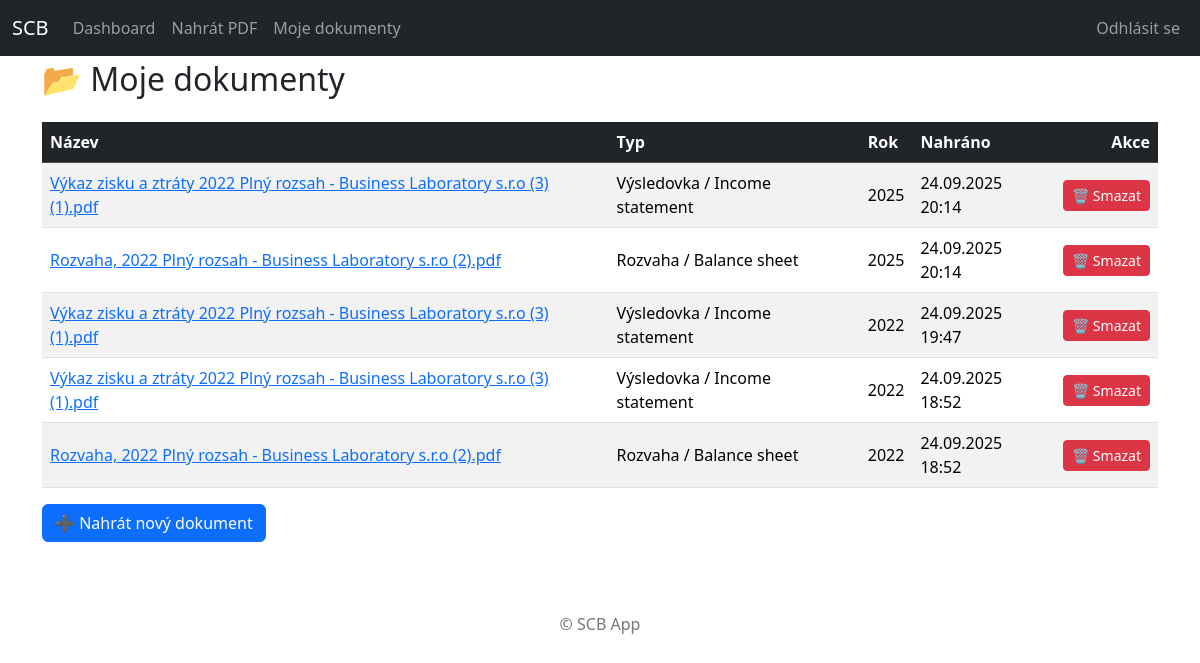
The app's page /ingestion/documents/ (signed in), older data.
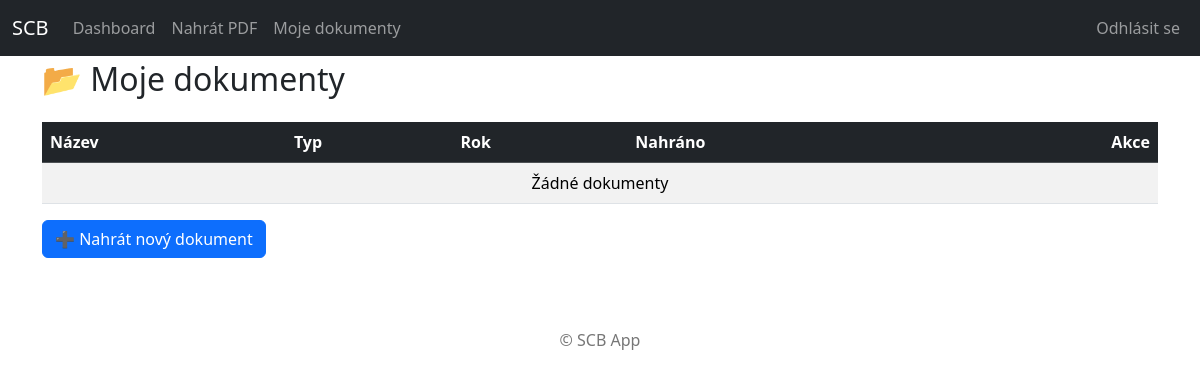
The same page, newer data.
### ingestion/models.py (models this page shows, shortened)
class Document(models.Model):
    DOC_TYPES = [
        ("balance", "Rozvaha / Balance sheet"),
        ("income", "Výsledovka / Income statement"),
    ]
    owner = models.ForeignKey(
        settings.AUTH_USER_MODEL,
        on_delete=models.CASCADE,
        related_name="documents",
    )
    file = models.FileField(upload_to="documents/%Y/%m/%d/")
    original_filename = models.CharField(max_length=255)
    uploaded_at = models.DateTimeField(default=timezone.now, db_index=True)
    year = models.PositiveIntegerField(null=True, blank=True, db_index=True)
    doc_type = models.CharField(max_length=20, choices=DOC_TYPES, db_index=True)
    notes = models.TextField(null=True, blank=True)

### ingestion/views.py (the view)
# urls.py: path("documents/", views.documents, name="documents"),
@login_required(login_url="/login/")
def documents(request: HttpRequest) -> HttpResponse:
    docs = Document.objects.filter(owner=request.user).order_by("-uploaded_at")
    return render(request, "ingestion/documents.html", {"documents": docs})

### templates/ingestion/documents.html (shortened to what this page needs)
{% extends "base.html" %}
{% block content %}
<h2 class="mb-4">📂 Moje dokumenty</h2>
<table class="table table-striped align-middle">
  <thead class="table-dark">
    <tr>
      <th>Název</th>
      <th>Typ</th>
      <th>Rok</th>
      <th>Nahráno</th>
      <th class="text-end">Akce</th>
    </tr>
  </thead>
  <tbody>
    {% for doc in documents %}
    <tr>
      <td><a href="{% url 'ingestion:document_detail' doc.id %}">{{ doc.original_filename }}</a></td>
      <td>{{ doc.get_doc_type_display }}</td>
      <td>{{ doc.year }}</td>
      <td>{{ doc.uploaded_at|date:"d.m.Y H:i" }}</td>
      <td class="text-end">
        <a href="{% url 'ingestion:delete_document' doc.id %}" class="btn btn-sm btn-danger">🗑️ Smazat</a>
      </td>
    </tr>
    {% empty %}
    <tr>
      <td colspan="5" class="text-center">Žádné dokumenty</td>
    </tr>
    {% endfor %}
  </tbody>
</table>
<a href="{% url 'ingestion:upload' %}" class="btn btn-primary">➕ Nahrát nový dokument</a>
{% endblock %}

### templates/base.html (shortened to what this page needs)
<!DOCTYPE html>
<html lang="cs">
<head>
  <link rel="stylesheet" href="https://cdn.jsdelivr.net/npm/bootstrap@5.3.3/dist/css/bootstrap.min.css">
</head>
<body>
  <nav class="navbar navbar-expand-lg navbar-dark bg-dark fixed-top">
    <div class="container-fluid">
      <a class="navbar-brand" href="/">SCB</a>
      <div class="collapse navbar-collapse" id="navbarNav">
        <ul class="navbar-nav me-auto">
          <li class="nav-item"><a class="nav-link" href="{% url 'dashboard:index' %}">Dashboard</a></li>
          <li class="nav-item"><a class="nav-link" href="{% url 'ingestion:upload' %}">Nahrát PDF</a></li>
          <li class="nav-item"><a class="nav-link" href="{% url 'ingestion:documents' %}">Moje dokumenty</a></li>
        </ul>
        <ul class="navbar-nav">
          {% if user.is_authenticated %}
            <li class="nav-item"><a class="nav-link" href="{% url 'logout' %}">Odhlásit se</a></li>
          {% else %}
            <li class="nav-item"><a class="nav-link" href="{% url 'login' %}">Přihlásit se</a></li>
            <li class="nav-item"><a class="nav-link" href="{% url 'signup' %}">Registrovat se</a></li>
          {% endif %}
        </ul>
      </div>
    </div>
  </nav>
  <main class="container">
    {% block content %}{% endblock %}
  </main>
  <footer>
    <p>© {{ now|date:"Y" }} SCB App</p>
  </footer>
</body>
</html>

### templates/base.html (style rules this page uses)
body { padding-top: 60px; }
footer { margin-top: 50px; padding: 20px 0; color: #777; text-align: center; }

Row changes from the older to the newer data that the page shows:
removed Document: original_filename "Výkaz zisku a ztráty 2022 Plný rozsah - Business Laboratory s.r.o (3) (1).pdf", doc_type "Výsledovka / Income statement", year "2025", uploaded_at "24.09.2025 20:14"
removed Document: original_filename "Rozvaha, 2022 Plný rozsah - Business Laboratory s.r.o (2).pdf", doc_type "Rozvaha / Balance sheet", year "2025", uploaded_at "24.09.2025 20:14"
removed Document: original_filename "Výkaz zisku a ztráty 2022 Plný rozsah - Business Laboratory s.r.o (3) (1).pdf", doc_type "Výsledovka / Income statement", year "2022", uploaded_at "24.09.2025 19:47"
removed Document: original_filename "Výkaz zisku a ztráty 2022 Plný rozsah - Business Laboratory s.r.o (3) (1).pdf", doc_type "Výsledovka / Income statement", year "2022", uploaded_at "24.09.2025 18:52"
removed Document: original_filename "Rozvaha, 2022 Plný rozsah - Business Laboratory s.r.o (2).pdf", doc_type "Rozvaha / Balance sheet", year "2022", uploaded_at "24.09.2025 18:52"
Text that changed along with them:
text now shown: "Žádné dokumenty"
